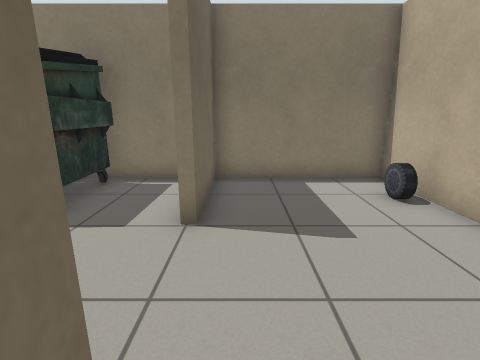
[1] (above)

18 first-person views from a walk through a robot-simulator world made for Gazebo. The camera is 1 m above the floor, tilts 14° down and sees 85° across. Floor lines are 1 m apart. The floor is counted in squares, 0.5 m on a side. Each view is taken from the middle of a square. On the plan, view 1 faces up. The plan holds only what a view shows up to about 16 squares ahead; the rest is blank. The place goes on beyond the plan. Gazebo's built-in surfaces are drawn with simple patterns. Simple shapes stand in for some stock models.

[2]
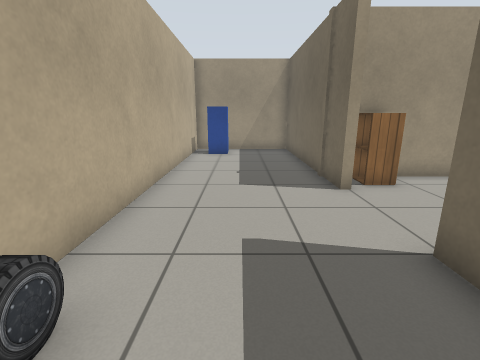

[3]
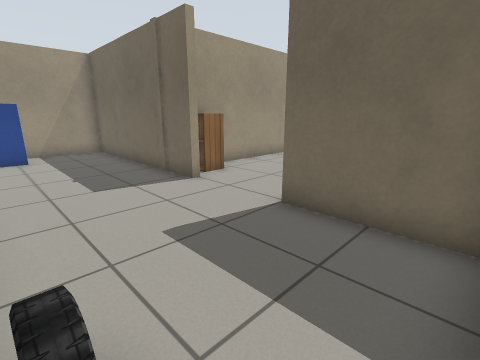

[4]
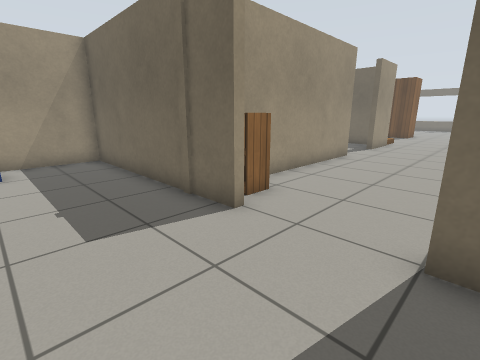

[5]
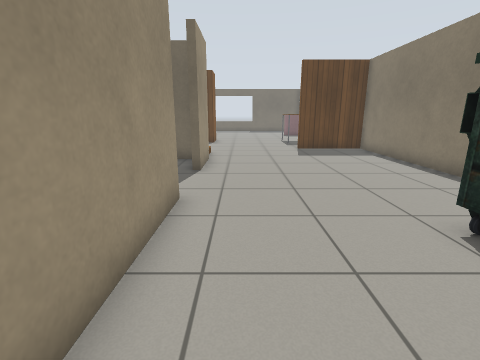

[6]
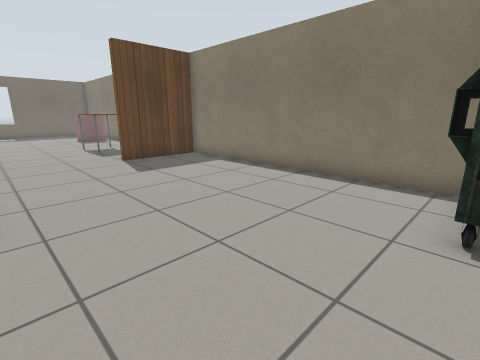

[7]
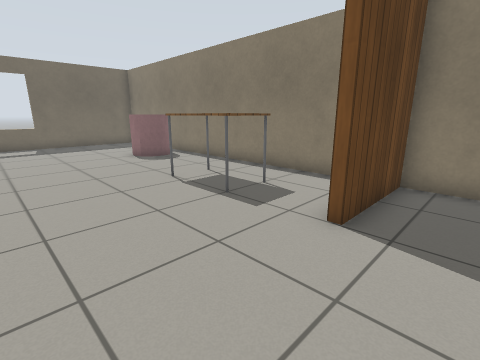

[8]
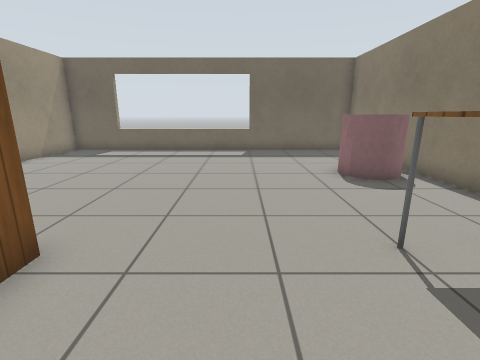

[9]
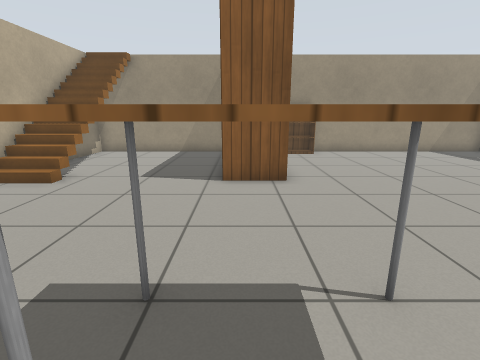

[10]
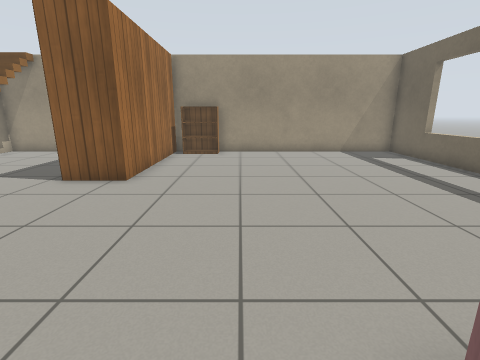

[11]
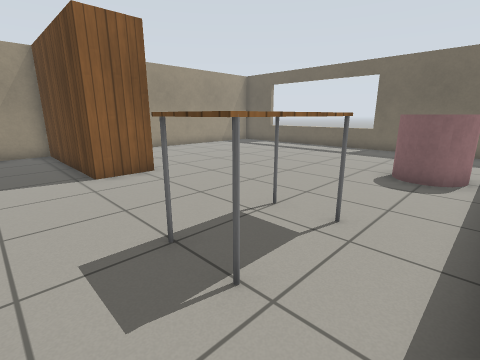

[12]
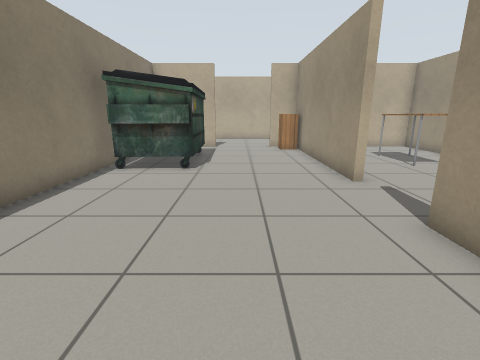

[13]
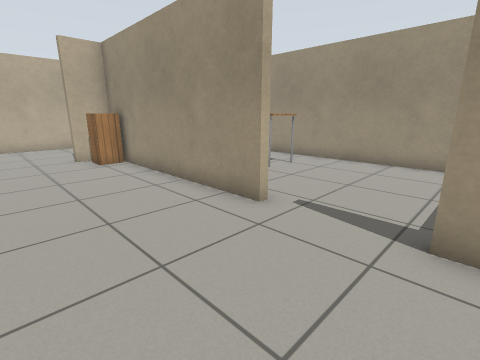

[14]
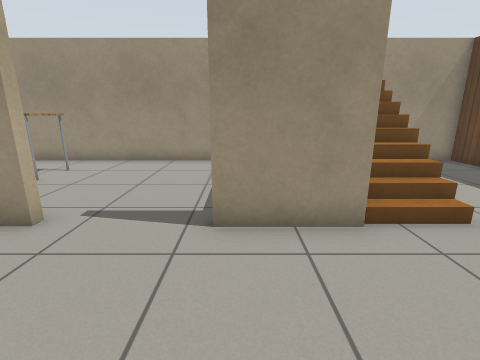

[15]
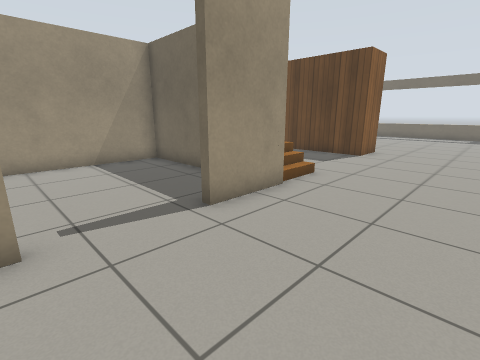

[16]
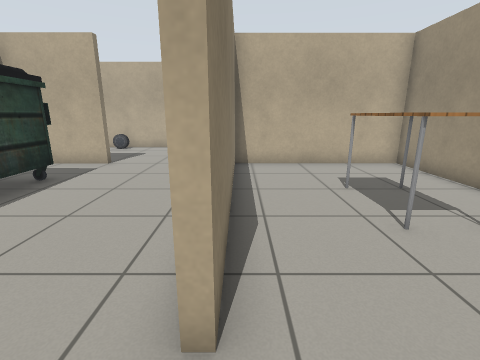

[17]
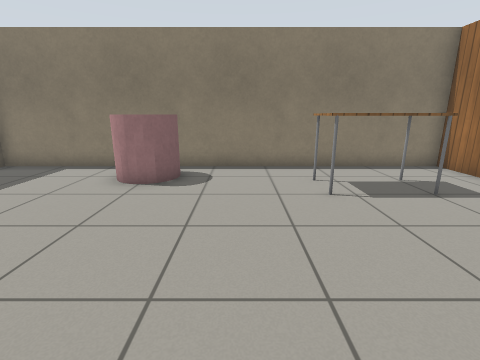

[18]
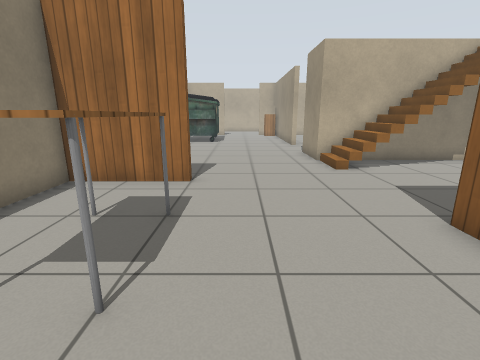

### Floor plan
Points are (right, up) in squares from view 1. A wall is a line through its corners. A room is listed if a view was taken in it or the views show most of it. See-through windows are left out.
Room 1 (views 1, 2, 3, 4)
walls: (-0.8, 1.1) (-0.8, -7.6) (4.5, -7.6) (4.5, 8.3) (-0.8, 8.3) (-0.8, 4.5)
ways out: opening at (-1, 3) to room 2
objects: postbox (3, -7) to (3, -6); car (4, 6)
Room 2 (views 5, 6, 7, 8, 9, 10, 11, 12, 13, 14, 15, 17, 18)
walls: (-10.2, -0.5) (-1.1, -0.5) (-1.1, 1.1); (-37.8, -5) (-37.3, -5); (-6.7, 8.3) (-19.9, 8.3) (-19.9, 4.6) (-20.2, 4.6) (-20.2, 8.3) (-37.4, 8.3) (-37.4, -7.6) (-25.5, -7.6) (-25.5, -0.9) (-23.5, -0.9) (-23.5, -7.6) (-16.3, -7.6) (-16.3, -0.5) (-13.5, -0.5); (-1.1, 4.5) (-1.1, 7.4); (-2, 8.3) (-4.7, 8.3)
ways out: opening at (-1, 3) to room 1; opening at (-12, -1) to room 3
objects: pink cylinder (-32, 6) to (-30, 7); bookshelf (-28, -7) to (-26, -7); table (-26, 5) to (-23, 6); dumpster (-8, 5) to (-4, 7); cabinet (-2, 0)
Room 3 (view 16)
walls: (-13.5, -0.5) (-13.5, -0.9); (-16, -4) (-16, -7.6) (-1.1, -7.6) (-1.1, -0.7); (-16, -1.1) (-16, -2); (-1.9, -0.8) (-10.2, -0.8) (-10.2, -0.5)
ways out: opening at (-12, -1) to room 2
objects: table (-8, -5) to (-5, -4)

Positions as (right, up) in squares from view 1, and headings:
1: (0, 0), facing up
2: (2, 8), facing down
3: (4, 8), facing down-left
4: (3, 5), facing down-left
5: (-4, 1), facing left
6: (-8, 0), facing up-left
7: (-18, 0), facing up-left
8: (-22, 2), facing left
9: (-24, 7), facing down
10: (-29, 7), facing down
11: (-21, 8), facing down-left
12: (-18, 3), facing right
13: (-14, 4), facing down-right
14: (-14, 4), facing down
15: (-10, 4), facing down-left
16: (-12, -1), facing right
17: (-28, -2), facing up
18: (-28, 3), facing right
